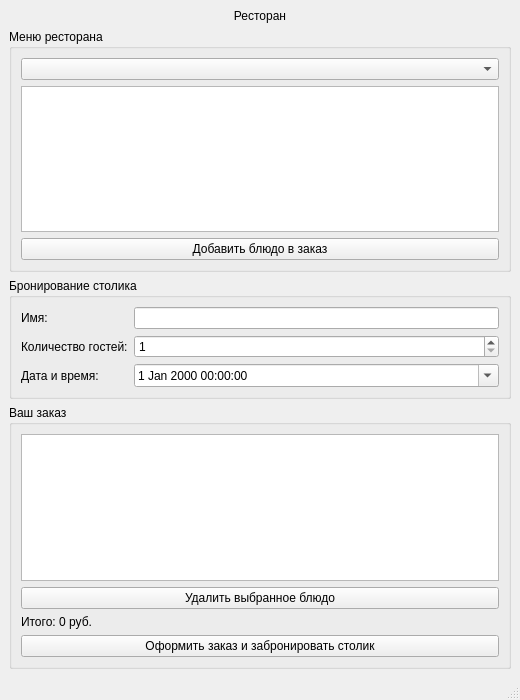
<?xml version="1.0" encoding="UTF-8"?>
<ui version="4.0">
 <class>MainWindow</class>
 <widget class="QMainWindow" name="MainWindow">
  <property name="geometry">
   <rect>
    <x>0</x>
    <y>0</y>
    <width>520</width>
    <height>700</height>
   </rect>
  </property>
  <property name="windowTitle">
   <string>MainWindow</string>
  </property>
  <widget class="QWidget" name="centralwidget">
   <layout class="QVBoxLayout" name="verticalLayout">
    <item>
     <widget class="QLabel" name="labelTitle">
      <property name="text">
       <string>Ресторан</string>
      </property>
      <property name="alignment">
       <set>Qt::AlignmentFlag::AlignCenter</set>
      </property>
     </widget>
    </item>
    <item>
     <widget class="QGroupBox" name="groupMenu">
      <property name="title">
       <string>Меню ресторана</string>
      </property>
      <layout class="QVBoxLayout" name="verticalLayoutMenu">
       <item>
        <widget class="QComboBox" name="comboCategory"/>
       </item>
       <item>
        <widget class="QListWidget" name="listMenu"/>
       </item>
       <item>
        <widget class="QPushButton" name="btnAddDish">
         <property name="text">
          <string>Добавить блюдо в заказ</string>
         </property>
        </widget>
       </item>
      </layout>
     </widget>
    </item>
    <item>
     <widget class="QGroupBox" name="groupBooking">
      <property name="title">
       <string>Бронирование столика</string>
      </property>
      <layout class="QFormLayout" name="formLayoutBooking">
       <item row="0" column="0">
        <widget class="QLabel" name="labelName">
         <property name="text">
          <string>Имя:</string>
         </property>
        </widget>
       </item>
       <item row="0" column="1">
        <widget class="QLineEdit" name="editName"/>
       </item>
       <item row="1" column="0">
        <widget class="QLabel" name="labelGuests">
         <property name="text">
          <string>Количество гостей:</string>
         </property>
        </widget>
       </item>
       <item row="1" column="1">
        <widget class="QSpinBox" name="spinGuests">
         <property name="minimum">
          <number>1</number>
         </property>
         <property name="maximum">
          <number>20</number>
         </property>
         <property name="value">
          <number>1</number>
         </property>
        </widget>
       </item>
       <item row="2" column="0">
        <widget class="QLabel" name="labelDateTime">
         <property name="text">
          <string>Дата и время:</string>
         </property>
        </widget>
       </item>
       <item row="2" column="1">
        <widget class="QDateTimeEdit" name="dateTimeEdit">
         <property name="calendarPopup">
          <bool>true</bool>
         </property>
        </widget>
       </item>
      </layout>
     </widget>
    </item>
    <item>
     <widget class="QGroupBox" name="groupOrder">
      <property name="title">
       <string>Ваш заказ</string>
      </property>
      <layout class="QVBoxLayout" name="verticalLayoutOrder">
       <item>
        <widget class="QListWidget" name="listOrder"/>
       </item>
       <item>
        <widget class="QPushButton" name="btnRemoveDish">
         <property name="text">
          <string>Удалить выбранное блюдо</string>
         </property>
        </widget>
       </item>
       <item>
        <widget class="QLabel" name="labelTotal">
         <property name="text">
          <string>Итого: 0 руб.</string>
         </property>
        </widget>
       </item>
       <item>
        <widget class="QPushButton" name="btnPlaceOrder">
         <property name="text">
          <string>Оформить заказ и забронировать столик</string>
         </property>
        </widget>
       </item>
      </layout>
     </widget>
    </item>
   </layout>
  </widget>
  <widget class="QStatusBar" name="statusbar"/>
 </widget>
 <resources/>
 <connections/>
</ui>
